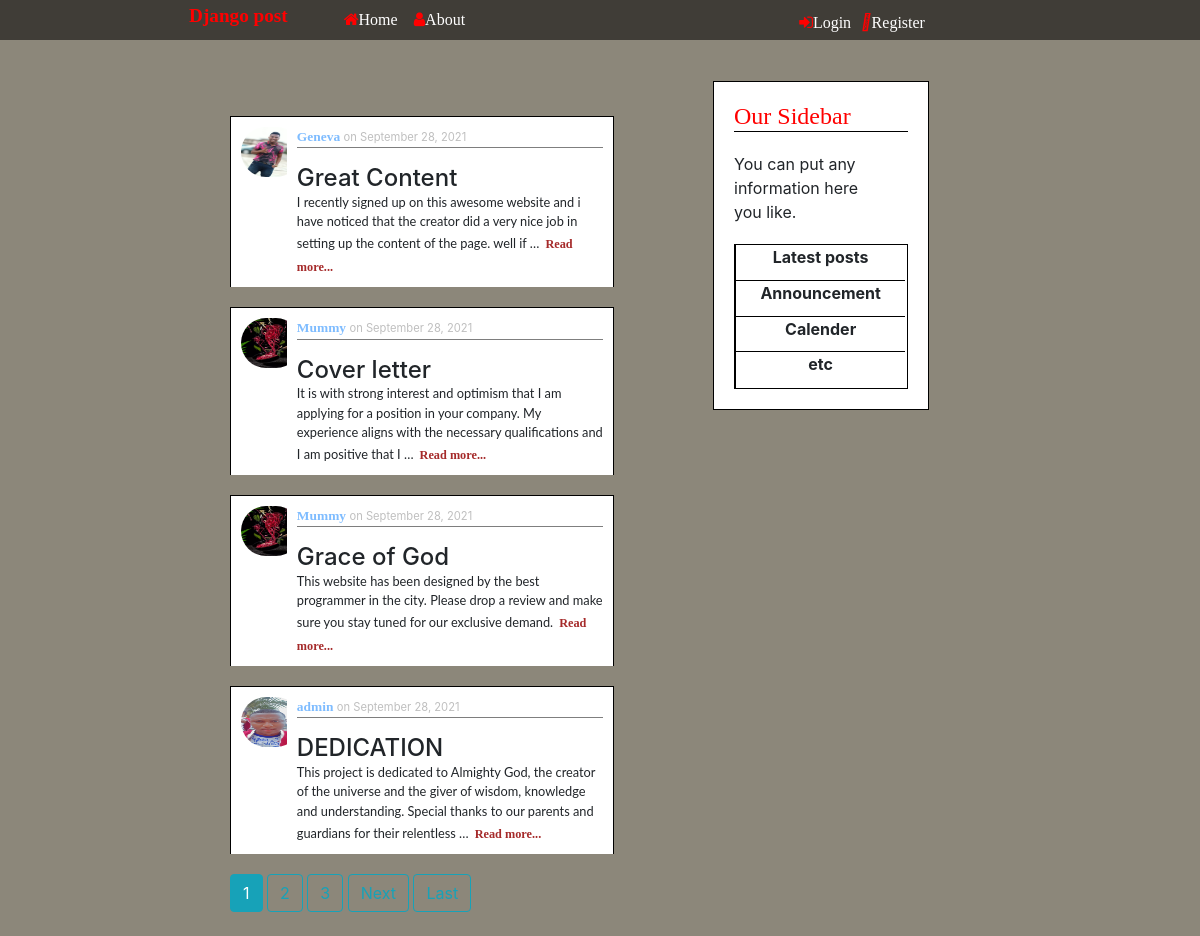
/posts/, run on the app's committed database.
### posts/models.py (models this page shows, shortened)
class postmode(models.Model):
    title = models.CharField(max_length=100)
    content = models.TextField()
    date_posted = models.DateTimeField(default=timezone.now)
    author = models.ForeignKey(User, on_delete=models.CASCADE)
    def get_absolute_url(self):
        return reverse('post-detail', kwargs={"id": self.id})

### users/models.py (models this page shows, shortened)
class Profile(models.Model):
     user = models.OneToOneField(User, on_delete=models.CASCADE)
     image = models.ImageField(default='default.jpg', upload_to='profile_pics')

### posts/views.py (the view)
# urls.py: path('', views.list_view.as_view(), name='post-home'),
class list_view(ListView):
    model = postmode
    template_name = "post_home.html"
    context_object_name = 'posts'
    ordering = ['-date_posted'] # it is use to set the post to the current one
    paginate_by = 4 #It is use to divide the posts in a single page

### posts/templates/post_home.html (shortened to what this page needs)
{% extends "post_base.html" %}
{% load static %}
{% block content %}
        {% for instance in posts %}
    <div class="second1">
        <img  width="40px;" src="{{ instance.author.profile.image.url}}">
       <div class="second">
          <p><span><a style="text-decoration: none;"
                      href="{% url 'user-post' instance.author.username %}">{{ instance.author}}</a>
          </span> on {{ instance.date_posted|date:"F d, Y" }}</p>
        <h2>{{ instance.title }}</h2>
        <div class="span1">{{ instance.content|truncatewords:30 }}<span class="span2"><a href="{{ instance.get_absolute_url }}">Read more...</a></span></div>
       </div>
    </div>
        {% endfor %}
    <div class="page">
       {% if is_paginated %}
         {% for num in page_obj.paginator.page_range %}
            {% if page_obj.number == num %}
                  <a class="btn btn-info mb-4" href="?page={{ num }}">{{ num }}</a>
              {% elif num > page_obj.number|add:'-3' and num < page_obj.number|add:'3' %}
                  <a class="btn btn-outline-info mb-4" href="?page={{ num }}">{{ num }}</a>
           {% endif %}
        {% endfor %}
         {% if page_obj.has_next %}
            <a class="btn btn-outline-info mb-4" href="?page={{ page_obj.next_page_number }}">Next</a>
            <a class="btn btn-outline-info mb-4" href="?page={{ page_obj.paginator.num_pages }}">Last</a>
           {% endif %}
        {% endif %}
    </div>
{% endblock %}

### posts/templates/post_base.html (shortened to what this page needs)
{% load static %}
<!DOCTYPE html>
<html lang="en">
 <head>
    <link rel="stylesheet" href="https://stackpath.bootstrapcdn.com/bootstrap/4.1.3/css/bootstrap.min.css"
>
    <link rel="stylesheet" href="https://cdn.jsdelivr.net/npm/@fortawesome/fontawesome-free@5.15.4/css/fontawesome.min.css"
>
   <link href="https://stackpath.bootstrapcdn.com/font-awesome/4.7.0/css/font-awesome.min.css"  rel="stylesheet">
    <link rel="stylesheet" type="text/css" href="{% static 'posts/main.css' %}" >
 </head>
  <body>
     <header>
             <div id="header1">
             <h3><a href="{% url 'post-home' %}">Django post</a></h3>
             <ul style="font-size: 1em;
                         position: relative;
                         top: 13%;
                         color: red;">
                 <li><i class="fa fa-home" aria-hidden="true"></i><a href="{% url 'post-home' %}">Home</a></li>
                 <li><i class="fa fa-user" aria-hidden="true"></i><a href="{% url 'post-about' %}">About</a></li>
             </ul>
             </div>
              <div class="log">
                 {% if user.is_authenticated %}
                  <div><a href="{% url 'post-create' %}">New Post</a></div>
                  <div><i class="fa fa-user"></i><a href="{% url 'user_profile' %}">Profile</a></div>
                  <div><i class="fa fa-sign-out"></i><a href="{% url 'user_logout' %}">Logout</a></div>
                 {% else %}
                 <div><i class="fa fa-sign-in"></i><a href="{% url 'user_login' %}">Login</a></div>
                 <div><i class="fa-thin fa-registered"></i><a href="{% url 'user_register' %}">Register</a></div>
                 {% endif %}
              </div>
     </header>
     <main>
       <div class="main">
         <div class="main1">
            <br>
         {% block content %}{% endblock %}
        </div>
         <div class="main2">
            <h4>Our Sidebar</h4>
            <p style="margin: 20px;">You can put any information here<br>you like. </p>
            <div class="main3">
                <div class="main4">
                <p>Latest posts</p>
                </div>
                <div class="main4">
                <p>Announcement</p>
                </div>
                <div class="main4">
                <p>Calender</p>
                </div>
                <div class="main4">
                <p>etc</p>
                </div>
            </div>
         </div>
         </div>
     </main>
  </body>
</html>

### posts/static/posts/main.css (style rules this page uses)
body { background: rgb(140, 135, 122); margin: 0 auto; }
header { height: 5vh; background: rgb(64, 61, 55); display: flex; justify-content: space-around; align-items: center; margin-bottom: 25px; }
#header1 { display: flex; justify-content: space-around; align-items: center; }
#header1 h3 { display: block; font-weight: bold; font-family: "Bonheur Royale", cursive; text-align: center; font-size: 1.2em; }
#header1 h3 a { text-decoration: none; color: red; list-style: none; }
.fa-user { color: red; }
.fa-home { color: red; }
.fa-sign-in { color: red; }
.fa-registered { color: red; }
#header1 ul { display: block; font-family: "Bonheur Royale", cursive; display: flex; flex-wrap: wrap; justify-content: space-around; font-size: 1em; }
ul li { list-style: none; margin-left: 1em; margin-top: 1em; }
#header1 ul li a { text-decoration: none; color: white; }
.log { display: flex; justify-content: space-between; align-items: center; margin: 1em; position: relative; top: 5%; right: 5%; }
.log a { font-family: "Bonheur Royale", cursive; text-decoration: none; color: white; margin: 10px; margin-left: 0; font-size: 1em; }
.main { display: grid; grid-template-columns: 40% 60%; grid-gap: 3px; }
.main1 { height: 250px; width: 80%; position: relative; display: grid; left: 230px; top: 27px; }
.main2 { height: auto; width: 30%; background: white; position:relative; top: 5%; border: 1px solid black; border-left: 1px solid black; left: 230px; }
h4 { margin: 20px; font-family: 'Ephesis', cursive; color: red; border-bottom: 1px solid black; }
.main3 { height: 145px; margin: 20px; display: grid; grid-template-columns: auto; grid-template-rows: 25% 25% 25% 25%; border: 1px solid black; }
.main4 { height: auto; border-bottom: 1px solid black; border-left: 1px solid black; background: white; width: 99%; }
.main4:last-child { border-bottom: none; }
.main4 p { text-align: center; font-size: 1em; font-weight: bold; }
.second1 { border: 0.5px solid black; border-bottom: none; margin-bottom: 20px; background: white; display: grid; grid-template-columns: 12% 88%; }
.second1 img { width: 60px; border-radius: 30px 30px; height: 50px; margin: 10px; }
.second { margin: 10px; background: white; }
.second p { font-size: 0.7em; margin-left: 10px; color: grey; border-bottom: 1px solid black; opacity: 0.5 }
.second h2 { margin: 10px; margin-top: 0; font-size: 1.5rem; margin-bottom: 0; }
.second span { font-weight: bold; font-family: 'Caramel', cursive; font-size: 1.2em; color: red; margin-bottom: 0; }
.span1 { font-size: 0.8em; margin-left: 10px; font-family: "lato", sans-serif; }
.span2 { margin-left: 6px; }
.span2 a { text-decoration: none; font-size: 0.8em; color: brown; }
.page { margin-top: 0; margin-bottom: 0; }

### data on the page
postmode: author.profile.image (picture), author "Geneva", date_posted "September 28, 2021", title "Great Content", content "I recently signed up on this awesome website and i have noticed that the creator did a very nice job in setting up the content of the page. well if …"
postmode: author.profile.image (picture), author "Mummy", date_posted "September 28, 2021", title "Cover letter", content "It is with strong interest and optimism that I am applying for a position in your company. My experience aligns with the necessary qualifications and I am positive that I …"
postmode: author.profile.image (picture), author "Mummy", date_posted "September 28, 2021", title "Grace of God", content "This website has been designed by the best programmer in the city. Please drop a review and make sure you stay tuned for our exclusive demand."
postmode: author.profile.image (picture), author "admin", date_posted "September 28, 2021", title "DEDICATION", content "This project is dedicated to Almighty God, the creator of the universe and the giver of wisdom, knowledge and understanding. Special thanks to our parents and guardians for their relentless …"

### other printed values
{{ num }} "1"
